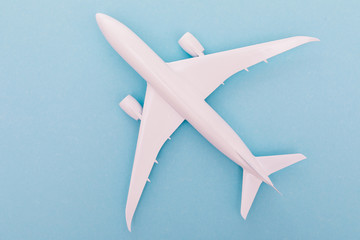
#> input picture Digital_Image _Processing_Anonmous/Experiment1/Task123/Task3/plane.jpg, 360 x 240 px, found by its file name
$ jupyter execute --allow-errors code.ipynb   (older library calls are emulated)
#> lines starting #> are read from the running program, lines starting #| are printed output that depends on the picture; after the words box and inside, x2 and y2 are one past the last pixel; in counts of white or black regions, pixels touching at a corner belong together
机器视觉图像的目标与背景的分割与提取主要要求：对输入图像可以达到目标和背景的分割

[cell 1]
import cv2
import matplotlib.pyplot as plt
import numpy as np

image = cv2.imread("plane.jpg")
#> image is the input picture: shape (240, 360, 3); mean B, G, R 215.1, 198.6, 166.5
imageRGB = cv2.cvtColor(image, cv2.COLOR_BGR2RGB)

imageGray = cv2.cvtColor(image, cv2.COLOR_RGB2GRAY)
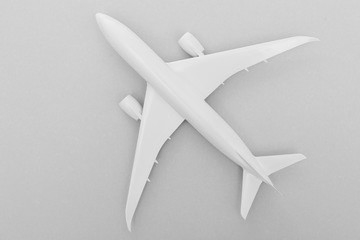
#> imageGray: shape (240, 360); min 98, max 244, mean 199.9

# 降噪
imageGaussian = cv2.GaussianBlur(imageGray, (3,3) , 3,3)

# 使用阈值法进行图像分割
ret, imageThresh = cv2.threshold(imageGaussian, 150, 255, cv2.THRESH_BINARY_INV)
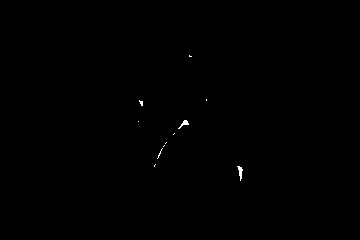
#> imageThresh: shape (240, 360); 0.14% white in thin lines or dots, all inside (x1, y1, x2, y2) = (138, 55, 243, 181)

# 寻找最大轮廓
# 寻找轮廓
contours, hierarchy = cv2.findContours(imageThresh, cv2.RETR_EXTERNAL, cv2.CHAIN_APPROX_NONE)
#> contours = 11 contours, 9 with area under 20; largest, box (x1, y1, x2, y2) and area: (237, 166, 243, 181) 26, (178, 120, 189, 129) 23
index = -1
maxArea = -1
for i in range(len(contours)):
    area = cv2.contourArea(contours[i])
    if area > maxArea:
        maxArea = area
        index = i
#> this loop made 11 passes
#> (area, maxArea, index) on pass 1: (26.5, 26.5, 0)
#> area on pass 8: 23
#> after the loop, index = 0; maxArea = 26.5

rect = cv2.minAreaRect(contours[index])
#> rect = ((240.6, 172.6), (4.26, 14.32), -12.09)
point = cv2.boxPoints(rect)
#> point = [[240, 180], [237, 166], [241.2, 165.1], [244.2, 179.1]]
point = np.intp(point)
#> point = [[239, 179], [236, 165], [241, 165], [244, 179]]

imageContour = imageRGB.copy()
cv2.drawContours(imageContour, contours[index], -1, (255, 0, 0), 7)
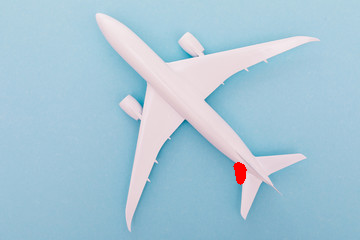
#> imageContour: shape (240, 360, 3); mean R, G, B 166.8, 198.2, 214.7

imageRect = imageRGB.copy()
cv2.drawContours(imageRect, [point], -1, (255, 0, 0), 7)
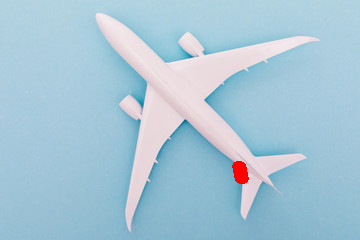
#> imageRect: shape (240, 360, 3); mean R, G, B 166.8, 198.1, 214.5


plt.rcParams["font.sans-serif"] = ['FangSong']
plt.subplot(231), plt.title("原图"), plt.axis('off')
plt.imshow(imageRGB)
plt.subplot(232), plt.title("灰度图"), plt.axis('off')
plt.imshow(imageGray, cmap='gray')
plt.subplot(233), plt.title("降噪"), plt.axis('off')
plt.imshow(imageGaussian, cmap='gray')
plt.subplot(234), plt.title("阈值法"), plt.axis('off')
plt.imshow(imageThresh, cmap='gray')
plt.subplot(235), plt.title("绘制轮廓"), plt.axis('off')
plt.imshow(imageContour)
plt.subplot(236), plt.title("绘制矩形"), plt.axis('off')
plt.imshow(imageRect)
plt.show()
center = ((point[0][0] + point[2][0])/2, (point[0][1] + point[2][1])/2)
#> center = (240, 172)
print(center)
#| (240.0, 172.0)
